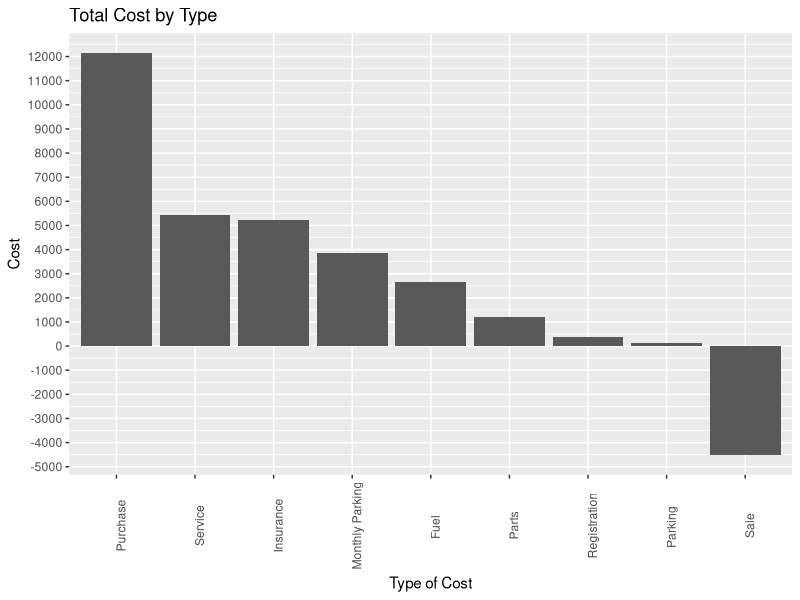

This chart was generated by the following R code: (Note: this script raises an error after producing the figure.)
## ---- chunk 1
knitr::opts_chunk$set(echo = TRUE,
                      out.width = '700px',
                      dpi = 300)
library(dplyr)
library(magrittr)
library(ggplot2)
library(lubridate)
## ---- chunk 2
fuel <- read.csv("data/Mazda3.csv")

fuel$Distance <- c(-diff(fuel$Odometer),NA)
fuel$L.100km <- fuel$Fuel.Amount / fuel$Distance * 100
fuel$Date <- ymd(fuel$Date)
fuel$Span <- time_length(c(-int_diff(fuel$Date), NA), unit = "day")
summary(fuel)

service <- read.csv("data/Service.csv")
summary(service)
fixed <- read.csv("data/Fixed.csv")
summary(fixed)
parking <- read.csv("data/Parking.csv")
summary(parking)

## ---- chunk 3
totals <- summarise(group_by(fixed, Type), Cost = sum(Cost))
totals <- rbind(totals, summarise(group_by(service, Type), Cost = sum(Cost)))
totals <- rbind(totals, data.frame(Type = "Fuel", Cost = sum(fuel$Total.Cost)))
totals <- rbind(totals, data.frame(Type = "Parking", Cost = sum(parking$Cost)))
totals
## ---- chunk 4
p <- ggplot(totals, aes(x = reorder(Type, -Cost), y = Cost))
p + geom_bar(stat = "identity", position = "identity") +
  xlab("Type of Cost") + theme(axis.text.x = element_text(angle=90)) +
  scale_y_continuous(breaks = seq((as.integer(min(totals$Cost)/1000) - 1) * 1000, (as.integer(max(totals$Cost)) + 1) * 1000, 1000)) + ggtitle("Total Cost by Type")
## ---- chunk 5
total_costs <- sum(totals$Cost)
fixed$Date <- ymd(fixed$Date)
duration <- interval(min(fixed$Date), max(fixed$Date))
cost_per_year <- total_costs / time_length(duration, unit = "year")
## ---- chunk 6
a <- summarise(group_by(fixed, year(Date)), Cost = sum(Cost), Kind = "fixed")
b <- summarise(group_by(service, year(Date)), Cost = sum(Cost), Kind = "variable")
c <- summarise(group_by(fuel, year(Date)), Cost = sum(Total.Cost), Kind = "variable")
d <- summarise(group_by(parking, year(Date)), Cost = sum(Cost), Kind = "variable")

t <- bind_rows(list(a,b,c,d))
names(t)[1] = "Year"

p <- ggplot()
p + geom_bar(data = subset(t, Cost >= 0), aes(x = Year, y= Cost, fill = Kind), stat= "identity") + 
  geom_bar(data = subset(t, Cost < 0), aes(x = Year, y= Cost, fill = Kind), stat= "identity", position = "identity") +
  scale_y_continuous(breaks = seq(-3000, 11000, 1000)) + ggtitle("Total Cost by Year")
## ---- chunk 7
price_with_tax <- 10000 * 1.13
purchase <- round(totals$Cost[totals$Type == "Purchase"], 2)
loan_cost <- round(purchase - price_with_tax, 2)
payment <- 106.84
loan_payments <- sum(fixed$Cost[fixed$Description =="Loan Payment"])
interest <- loan_cost / (loan_payments / payment)
interest_cost <- filter(fixed, Description == "Loan Payment")
interest_cost$Cost <- interest_cost$Cost / payment * interest

fixed_less_sunk <- rbind(filter(fixed, Type != "Purchase") ,interest_cost)
  
a <- summarise(group_by(fixed_less_sunk, year(Date)), Cost = sum(Cost), Kind = "fixed")
b <- summarise(group_by(service, year(Date)), Cost = sum(Cost), Kind = "variable")
c <- summarise(group_by(fuel, year(Date)), Cost = sum(Total.Cost), Kind = "variable")
d <- summarise(group_by(parking, year(Date)), Cost = sum(Cost), Kind = "variable")

e <- bind_rows(list(a,b,c,d))
names(e)[1] = "Year"

p <- ggplot()
p + geom_bar(data = subset(e, Cost >= 0), aes(x = Year, y= Cost, fill = Kind), stat= "identity") + 
  geom_bar(data = subset(e, Cost < 0), aes(x = Year, y= Cost, fill = Kind), stat= "identity", position = "identity") +
  scale_y_continuous(breaks = seq(-3000, 11000, 1000)) + ggtitle("Total Cost by Year (without 'sunk' costs)")
## ---- chunk 8
fuel_sub <- filter(fuel, !is.na(Span))
p <- ggplot(fuel_sub, aes(x = Span, y = L.100km))
p + geom_point() + 
  labs(title = "Fuel Economy vs. Days between fills", x = "Time between fills (days)", y = "Fuel Economy (L/100km)")

q <- ggplot(fuel_sub, aes(x = Distance, y = L.100km))
q + geom_point() + 
  labs(title = "Fuel Economy vs. Distance between fills", x = "Distance driven (km)", y = "Fuel Economy (L/100km)")
## ---- chunk 9
fuel_sub <- fuel_sub[order(fuel_sub$Odometer),]
annotations <- data_frame(Date = c("2013-01-01", "2014-03-12", "2015-11-28"), y = c(85000, 87250, 96250), text = c("Driving to work", "Trip to Washington", "Trip to Chicago"), angle = c(65, 90, 90))
annotations$Date <- ymd(annotations$Date)
p <- ggplot(fuel_sub, aes(x = Date, y = Odometer))
p + geom_line() + geom_text(data = annotations, aes(x = Date, y = y, label = text, angle = angle)) +
  labs(title = "Car use over time", y = "Odometer (km)") +
  scale_x_date(date_minor_breaks = "2 months")
